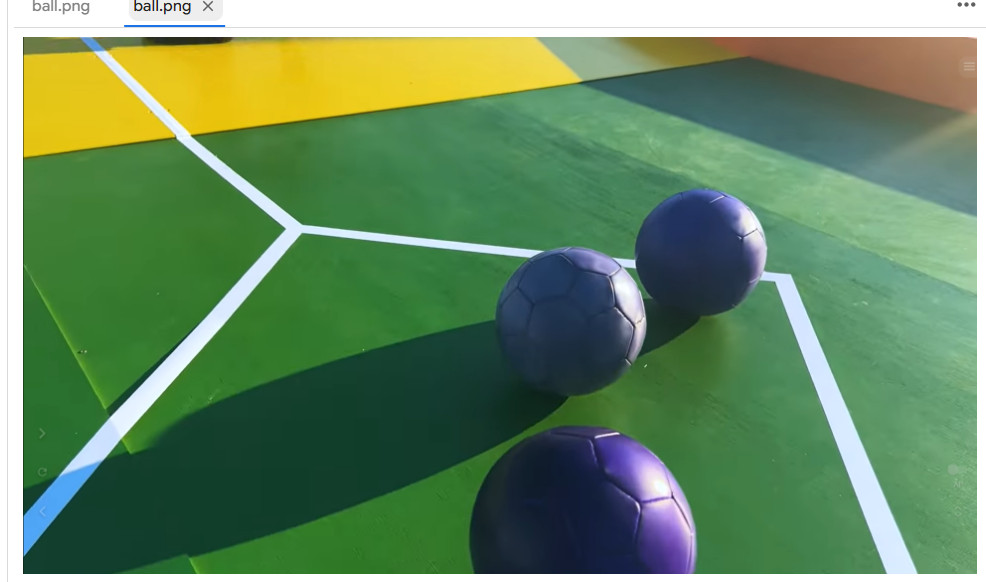
#> input picture images/blue-ball.jpg, 986 x 582 px
$ python main.py images/blue-ball.jpg
#> lines starting #> are read from the running program, lines starting #| are printed output that depends on the picture; after the words box and inside, x2 and y2 are one past the last pixel; in counts of white or black regions, pixels touching at a corner belong together
# PATH : C:\Users\minhc\anaconda3\envs\ROBOCON-ball-detection

import os
import argparse
import cv2
import numpy as np
import math
import matplotlib.pyplot as plt
from collections import defaultdict
from scipy import signal


# --------------------------------------------------- CODE THUẬT TOÁN CHT -----------------------------------------------------------------

# def find_hough_circles(image, edge_image, r_min, r_max, delta_r, num_thetas, bin_threshold, post_process = True):
#   #image size
#   img_height, img_width = edge_image.shape[:2]

#   # R and Theta ranges
#   dtheta = int(360 / num_thetas)

#   ## Thetas is bins created from 0 to 360 degree with increment of the dtheta
#   thetas = np.arange(0, 360, step=dtheta)

#   ## Radius ranges from r_min to r_max
#   rs = np.arange(r_min, r_max, step=delta_r)

#   # Calculate Cos(theta) and Sin(theta) it will be required later
#   cos_thetas = np.cos(np.deg2rad(thetas))
#   sin_thetas = np.sin(np.deg2rad(thetas))

#   # Evaluate and keep ready the candidate circles dx and dy for different delta radius
#   # based on the the parametric equation of circle.
#   # x = x_center + r * cos(t) and y = y_center + r * sin(t),
#   # where (x_center,y_center) is Center of candidate circle with radius r. t in range of [0,2PI)
#   circle_candidates = []
#   for r in rs:
#     for t in range(num_thetas):
#       #instead of using pre-calculated cos and sin theta values you can calculate here itself by following
#       #circle_candidates.append((r, int(r*cos(2*pi*t/num_thetas)), int(r*sin(2*pi*t/num_thetas))))
#       #but its better to pre-calculate and use it here.
#       circle_candidates.append((r, int(r * cos_thetas[t]), int(r * sin_thetas[t])))

#   # Hough Accumulator, we are using defaultdic instead of standard dict as this will initialize for key which is not
#   # aready present in the dictionary instead of throwing exception.
#   accumulator = defaultdict(int)

#   for y in range(img_height):
#     for x in range(img_width):
#       if edge_image[y][x] != 0: #white pixel
#         # Found an edge pixel so now find and vote for circle from the candidate circles passing through this pixel.
#         for r, rcos_t, rsin_t in circle_candidates:
#           x_center = x - rcos_t
#           y_center = y - rsin_t
#           accumulator[(x_center, y_center, r)] += 1 #vote for current candidate

#   # Output image with detected lines drawn
#   output_img = image.copy()
#   # Output list of detected circles. A single circle would be a tuple of (x,y,r,threshold)
#   out_circles = []

#   # Sort the accumulator based on the votes for the candidate circles
#   for candidate_circle, votes in sorted(accumulator.items(), key=lambda i: -i[1]):
#     x, y, r = candidate_circle
#     current_vote_percentage = votes / num_thetas
#     if current_vote_percentage >= bin_threshold:
#       # Shortlist the circle for final result
#       out_circles.append((x, y, r, current_vote_percentage))
#       print(x, y, r, current_vote_percentage)


#   # Post process the results, can add more post processing later.
#   if post_process :
#     pixel_threshold = 10
#     postprocess_circles = []
#     for x, y, r, v in out_circles:
#       # Exclude circles that are too close of each other
#       # all((x - xc) ** 2 + (y - yc) ** 2 > rc ** 2 for xc, yc, rc, v in postprocess_circles)
#       # Remove nearby duplicate circles based on pixel_threshold
#       if all(abs(x - xc) > pixel_threshold or abs(y - yc) > pixel_threshold or abs(r - rc) > pixel_threshold for xc, yc, rc, v in postprocess_circles):
#         postprocess_circles.append((x, y, r, v))
#     out_circles = postprocess_circles


#   # Draw shortlisted circles on the output image
#   for x, y, r, v in out_circles:
#     output_img = cv2.circle(output_img, (x,y), r, (0,255,0), 2)

#   return output_img, out_circles

#------------------------------------------------------------------------------------------------------------------------------------------------

# HÀM TĂNG ĐỘ SÁNG CỦA ẢNH
def increase_brightness(image, alpha):
    # Convert the image to float32 for calculations
    image = image.astype(np.float32)

    # Increase brightness using multiplication with alpha
    brightened_image = image * alpha

    # Clip pixel values to the valid range (0-255)
    brightened_image = np.clip(brightened_image, 0, 255)

    # Convert back to uint8 for further processing
    return brightened_image.astype(np.uint8)


def main():

    parser = argparse.ArgumentParser(description='Find Hough circles from the image.')
    parser.add_argument('image_path', type=str, help='Full path of the input image.')
    parser.add_argument('--r_min', type=float, help='Min radius circle to detect. Default is 5.')
    parser.add_argument('--r_max', type=float, help='Max radius circle to detect.')
    parser.add_argument('--delta_r', type=float, help='Delta change in radius from r_min to r_max. Default is 1.')
    parser.add_argument('--num_thetas', type=float, help='Number of steps for theta from 0 to 2PI. Default is 100.')
    parser.add_argument('--bin_threshold', type=int, help='Thresholding value to shortlist candidate for circle. Default is 0.4 i.e. 40%.')
    parser.add_argument('--min_edge_threshold', type=int, help='Minimum threshold value for edge detection. Default 100.')
    parser.add_argument('--max_edge_threshold', type=int, help='Maximum threshold value for edge detection. Default 200.')

    args = parser.parse_args()

    img_path = args.image_path
    r_min = 10
    r_max = 200
    delta_r = 1
    num_thetas = 100
    bin_threshold = 0.4
    min_edge_threshold = 100
    max_edge_threshold = 200

    if args.r_min:
        r_min = args.r_min

    if args.r_max:
        r_max = args.r_max

    if args.delta_r:
        delta_r = args.delta_r

    if args.num_thetas:
        num_thetas = args.num_thetas

    if args.bin_threshold:
        bin_threshold = args.bin_threshold

    if args.min_edge_threshold:
        min_edge_threshold = args.min_edge_threshold

    if args.max_edge_threshold:
        max_edge_threshold = args.max_edge_threshold

    image = cv2.imread(img_path)
#> image is the input picture: shape (582, 986, 3); mean B, G, R 98, 137.4, 103.1


    # ------------------------------------------------------------- TIỀN XỬ LÝ --------------------------------------------------------------------
    # Resize img
    new_width = 600
    new_height = int(image.shape[0] * (new_width / image.shape[1]))
    input_img = cv2.resize(image, (new_width, new_height), interpolation=cv2.INTER_CUBIC)

    # Apply Gaussian blur
    blurred_image = cv2.GaussianBlur(input_img, (7,7),0)
    cv2.imshow("Blurred Image", blurred_image)
    cv2.waitKey(0)

    # Increase brightness by a factor of 2.6 adjust as needed)
    brightened_image = increase_brightness(blurred_image, 2.6)
#> in increase_brightness, `brightened_image = np.clip(brightened_image, 0, 255)`:
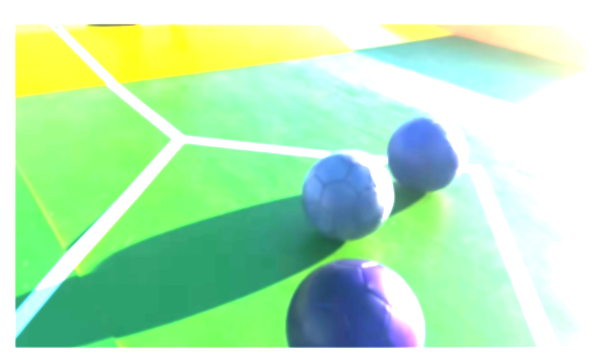
#> brightened_image: shape (354, 600, 3) float32; mean of channels 0, 1, 2 184.6, 232.5, 180.1; drawn as B, G, R

    # Display the original and brightened images
    cv2.imshow("Brightened Image", brightened_image)
    cv2.waitKey(0)

    # Convert the image to HSL color space
    hsv_image = cv2.cvtColor(brightened_image, cv2.COLOR_BGR2HLS)
#> hsv_image: shape (354, 600, 3); mean of channels 0, 1, 2 49.7, 199.4, 159.7
    cv2.imshow("HSV_img", hsv_image)
    cv2.waitKey(0)

    # Define the lower and upper threshold bounds for HSV channels

    # Adjust these values based on the desired color range you want to extract
    # hue: màu 0-360     saturation: độ tinh khiết (0-đục, 255- đầy đủ)    lightness: độ sáng tổi (0-đen, 255-trắng)
    # '''Hue (°)   | Color
    # --------------------
    # 0-30      | Red
    # 30-90     | Yellow
    # 90-150    | Green
    # 150-210   | Cyan
    # 210-270   | Blue
    # 270-330   | Magenta
    # 330-360   | Red (again) '''
    # Define the lower and upper threshold bounds for HSV channels
    # Saturation also represents the color purity, but in HSL, a 50% saturation value corresponds to a medium grey,
    # while 0% is achromatic (black or white) and 100% is the purest color.

    lower_bounds = np.array([80, 0, 0])  # Hue, Saturation, Lightness (adjust as needed)
    upper_bounds = np.array([180, 255, 255])  # Hue, Saturation, Lightness (adjust as needed)

    # Apply thresholding using inRange faunction
    mask = cv2.inRange(hsv_image, lower_bounds, upper_bounds)
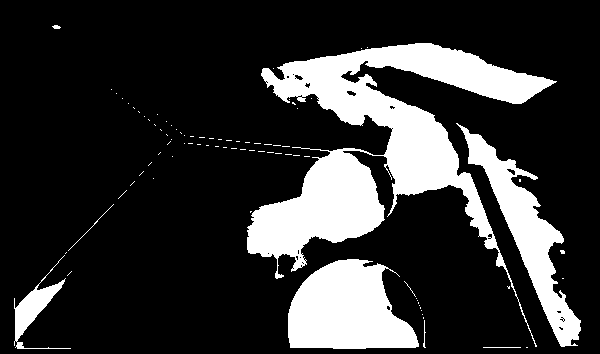
#> mask: shape (354, 600); 20.2% white; 84 white regions (76 under 20 px), largest, box (x1, y1, x2, y2) and area: (247, 43, 557, 347) 26073, (288, 259, 419, 349) 8561, (456, 123, 581, 347) 6508

    # Combine mask + original image => extract the desired color
    result = cv2.bitwise_and(brightened_image,brightened_image, mask=mask)
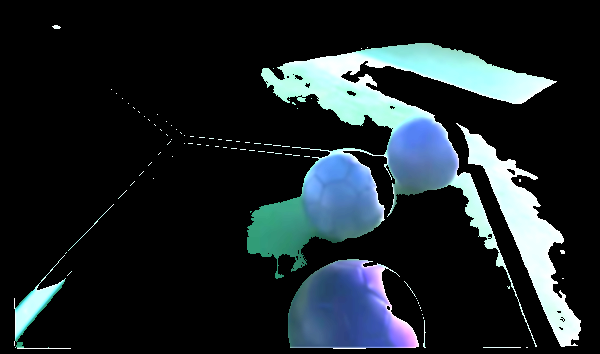
#> result: shape (354, 600, 3); mean B, G, R 42.3, 38.2, 29.3

    # Show the original image, mask, and thresholded image
    cv2.imshow("Mask", mask)
    cv2.imshow("HSV Thresholded Image",result)
    cv2.waitKey(0)

    # Convert to gray image
    gray = cv2.cvtColor(result, cv2.COLOR_BGR2GRAY)
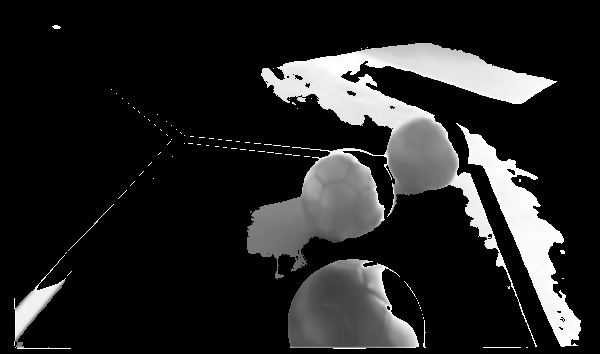
#> gray: shape (354, 600); min 0, max 255, mean 36
    cv2.imshow('Grayscale Image', gray)
    cv2.waitKey(0)

    # Apply Gaussian Blur => blur image => reduce noise for next edge detection step
    blur = cv2.GaussianBlur(gray, (9, 9),0)
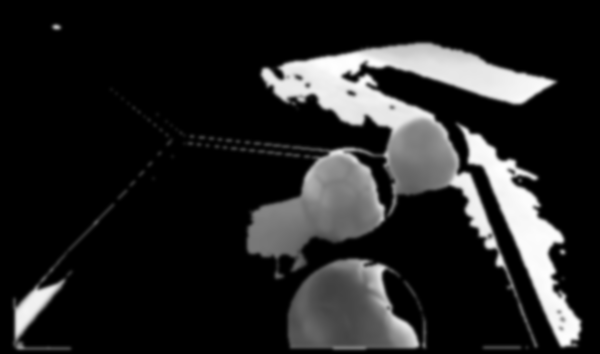
#> blur: shape (354, 600); min 0, max 254, mean 36
    cv2.imshow('Blurred Image', blur)
    cv2.waitKey(0)

    # Edge detection by Canny
    edges = cv2.Canny(blur, 10, 150)
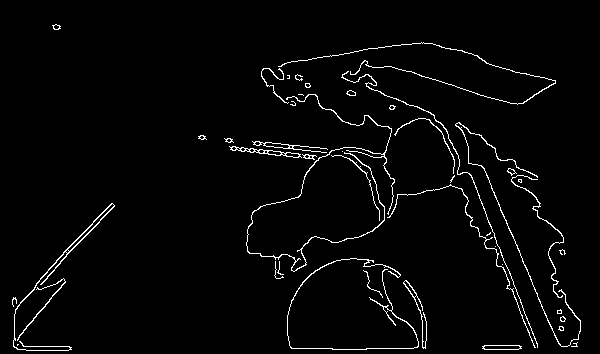
#> edges: shape (354, 600); 2.6% white in thin lines or dots, all inside (x1, y1, x2, y2) = (12, 24, 581, 351)
    cv2.imshow('Edge Image', edges)
    cv2.waitKey(0)

    # Apply Hough Circle Transform
    circles = cv2.HoughCircles(edges, cv2.HOUGH_GRADIENT, dp=1, minDist=150, param1=40, param2=30, minRadius=0, maxRadius=0)
#> circles = [[355.5, 327.5, 70.4], [400.5, 160.5, 54.9], [164.5, 328.5, 126.7], [504.5, 309.5, 36.6]]
    # ổn 3: 40 30


    # Draw detected circles on original image
    if circles is not None:
        circles = np.uint16(np.around(circles))
#> circles = [[356, 328, 70], [400, 160, 55], [164, 328, 127], [504, 310, 37]]
        for i in circles[0, :]:
            center = (i[0], i[1])
            radius = i[2]
            # Vẽ hình tròn và tâm
            cv2.circle(input_img, center, radius, (0, 255, 0), 2)
            cv2.circle(input_img, center, 2, (0, 0, 255), 3)

            x, y, radius = i[0], i[1], i[2]
            perimeter = math.pi * 2 * radius
            print(f"Center: ({x}, {y}), Radius: {radius}, Perimeter: {perimeter}")

            # in tọa độ center và bán kính vào file toa_do_duong_tron.txt
            circle_file = open('toa_do_duong_tron.txt', 'a')
            for i in range(len(circles)):
                circle_file.write('Center: (' + str(x) + ', ' + str(y) +  '), Radius: ' + str(radius) + ', Radius: ' + str(perimeter) + '\n')
            circle_file.close()
#> this loop made 4 passes
#> (x, y, perimeter) on passes 1 to 4: (356, 328, 439.8), (400, 160, 345.6), (164, 328, 798), (504, 310, 232.5)
#> (printed output is left out)
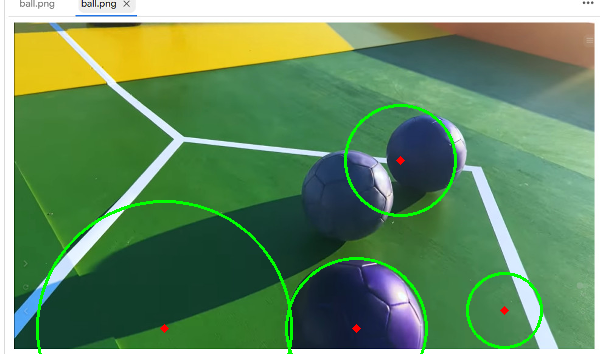
#> input_img: shape (354, 600, 3); mean B, G, R 96.3, 139.9, 101.9

    print ("Done detecting circles!")

# Hiển thị ảnh với các hình tròn đã phát hiện
    cv2.imshow('KET QUA',input_img)
    cv2.waitKey(0)
    cv2.destroyAllWindows()

if __name__ == "__main__":
    main()

$ run again, on images/bongtim.jpg
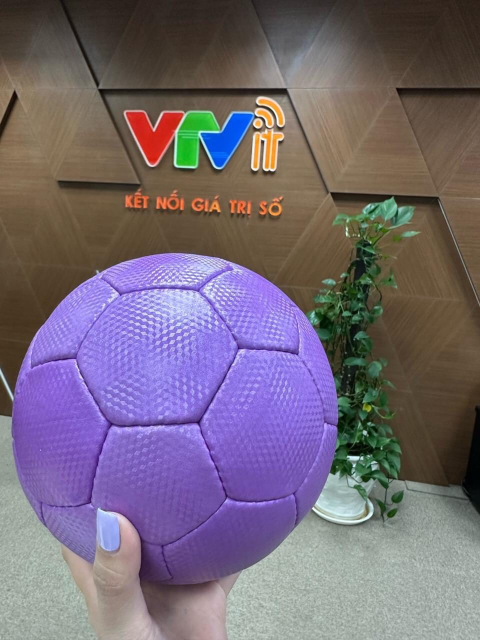
#> input picture images/bongtim.jpg, 960 x 1280 px (shown at 1/2 size)
#> in main, image is the input picture: shape (1280, 960, 3); mean B, G, R 119, 104.8, 116.9
#> image: shape (800, 600, 3) float32
#> hsv_image: shape (800, 600, 3); mean of channels 0, 1, 2 30.2, 216.1, 114.7
#> in main, `mask = cv2.inRange(hsv_image, lower_bounds, upper_bounds)`:
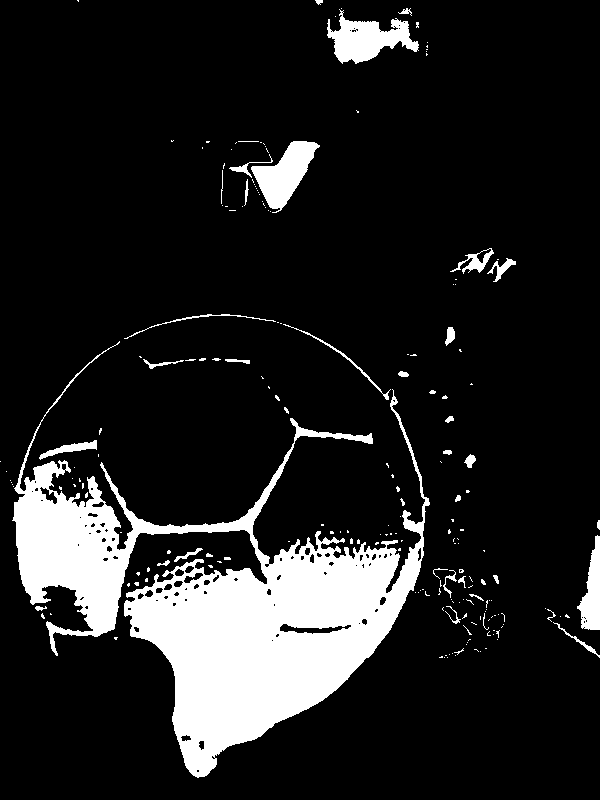
#> mask: shape (800, 600); 13.3% white; 206 white regions (165 under 20 px), largest, box (x1, y1, x2, y2) and area: (12, 341, 430, 778) 53837, (327, 9, 419, 64) 2512, (251, 141, 320, 213) 2311
#> edges: shape (800, 600); 2.3% white in thin lines or dots
#> in main, `circles = cv2.HoughCircles(edges, cv2.HOUGH_GRADIENT, dp=1, minDist=15..`: circles = 14 rows, first 8: [218.5, 518.5, 204.6], [301.5, 391.5, 236.3], [342.5, 708.5, 169.3], [63.5, 343.5, 248], [137.5, 24.5, 552.9], [209.5, 798.5, 267.8], [62.5, 553.5, 81], [386.5, 187.5, 166.7]
#> in main, `circles = np.uint16(np.around(circles))`: circles = 14 rows, first 8: [218, 518, 205], [302, 392, 236], [342, 708, 169], [64, 344, 248], [138, 24, 553], [210, 798, 268], [62, 554, 81], [386, 188, 167]
#> the loop in main, `for i in circles[0, :]:` made 14 passes
#> (x, y, perimeter) on passes 1 to 8: (218, 518, 1288.1), (302, 392, 1482.8), (342, 708, 1061.9), (64, 344, 1558.2), (138, 24, 3474.6), (210, 798, 1683.9), (62, 554, 508.9), (386, 188, 1049.3)
#> (printed output is left out)
#> after the loop in main, `for i in circles[0, :]:`:
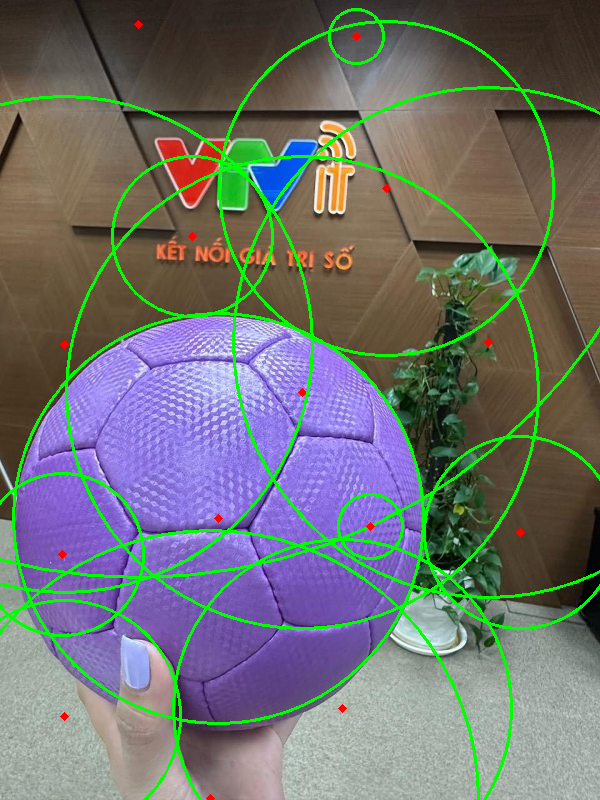
#> input_img: shape (800, 600, 3); mean B, G, R 111.6, 113.9, 110.5
